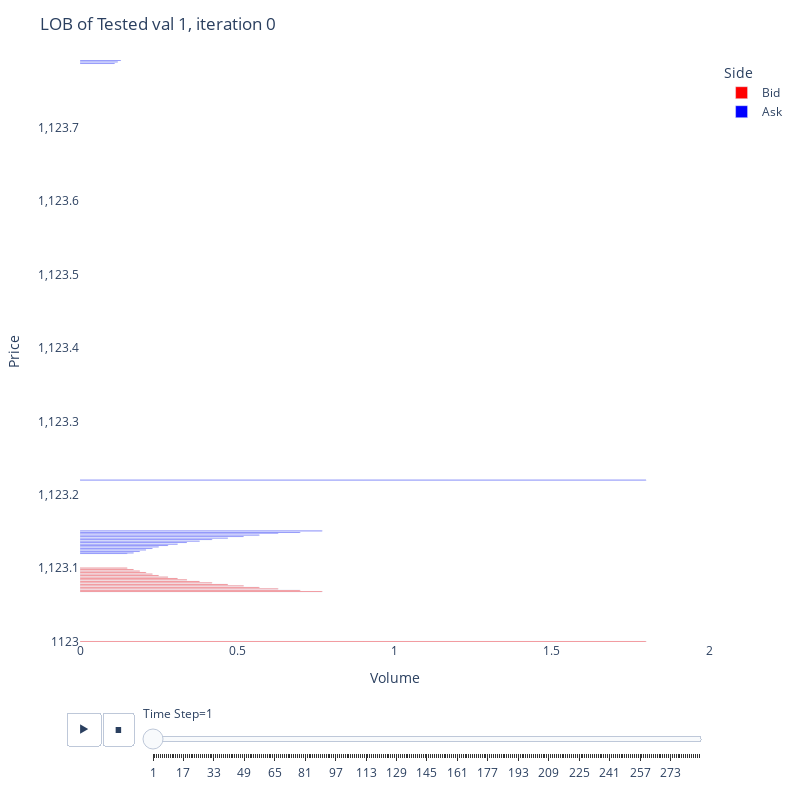

This figure's notebook cell:
### Code cell
file_path = FILE_PATTERN_LOB.format(
    param_name=setting['parameter_tested'], param_value=param_value.value,
)
data = pd.read_csv(file_path)
data = data[data['Iteration'] == Iteration.value]

new_data_list = []

for i in range(data.shape[0]):
    res_bid = data['Order Book Bid Side'].iloc[i]
    res_ask = data['Order Book Ask Side'].iloc[i]
    time_step = data['Time Step'].iloc[i]
    res_bid = res_bid[1:-1]
    res_bid = res_bid.split(', ')
    res_ask = res_ask[1:-1]
    res_ask = res_ask.split(', ')
    for _ in range(len(res_bid)):
        tmp = res_bid[_].split(': ')
        if len(tmp) == 2:
            result = {}
            result['Time Step'] = time_step
            result['Price'] = float(tmp[0])
            result['Volume'] = float(tmp[1])
            result['Side'] = 'Bid'
            new_data_list.append(result)

    for _ in range(len(res_ask)):
        tmp = res_ask[_].split(': ')
        if len(tmp) == 2:
            result = {}
            result['Time Step'] = time_step
            result['Price'] = float(tmp[0])
            result['Volume'] = float(tmp[1])
            result['Side'] = 'Ask'
            new_data_list.append(result)

df = pd.DataFrame(new_data_list)

fig = px.bar(df,
             y="Price",
             x="Volume",
             animation_frame="Time Step",
             orientation='h',
             color="Side",   
             color_discrete_map={
                'Bid': 'red',
                'Ask': 'blue'
            },
            range_x=[0, 2]
    )
# improve aesthetics (size, grids etc.)
fig.update_layout(width=800,
                  height=800,
                  xaxis_showgrid=True,
                  yaxis_showgrid=True,
                  plot_bgcolor='rgba(0,0,0,0)',
                  title_text=f'LOB of Tested val {param_value.value}, iteration {Iteration.value}',
                  showlegend=True,
    )
    
fig.update_traces(width=0.001)
fig.update_xaxes(title_text='Volume')
fig.update_yaxes(title_text='Price')
fig.show()
